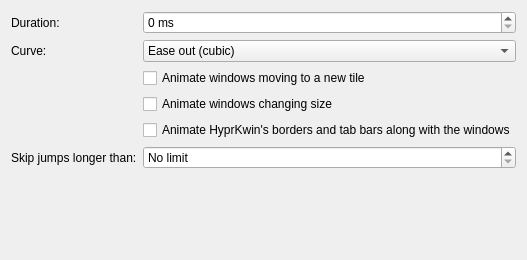
<?xml version="1.0" encoding="UTF-8"?>
<ui version="4.0">
 <class>HyprKwinAnimationsConfig</class>
 <widget class="QWidget" name="HyprKwinAnimationsConfig">
  <property name="geometry">
   <rect><x>0</x><y>0</y><width>480</width><height>260</height></rect>
  </property>
  <layout class="QFormLayout" name="form">
   <item row="0" column="0">
    <widget class="QLabel" name="durationLabel"><property name="text"><string>Duration:</string></property></widget>
   </item>
   <item row="0" column="1">
    <widget class="QSpinBox" name="kcfg_Duration">
     <property name="suffix"><string> ms</string></property>
     <property name="minimum"><number>0</number></property>
     <property name="maximum"><number>2000</number></property>
     <property name="singleStep"><number>10</number></property>
     <property name="toolTip"><string>Hyprland's animations:windows duration, in milliseconds. Plasma's global animation speed is applied on top of this.</string></property>
    </widget>
   </item>
   <item row="1" column="0">
    <widget class="QLabel" name="curveLabel"><property name="text"><string>Curve:</string></property></widget>
   </item>
   <item row="1" column="1">
    <widget class="QComboBox" name="kcfg_Curve">
     <item><property name="text"><string>Ease out (cubic)</string></property></item>
     <item><property name="text"><string>Ease out (quadratic)</string></property></item>
     <item><property name="text"><string>Ease out (exponential)</string></property></item>
     <item><property name="text"><string>Overshoot</string></property></item>
     <item><property name="text"><string>Linear</string></property></item>
    </widget>
   </item>
   <item row="2" column="1">
    <widget class="QCheckBox" name="kcfg_AnimateMove">
     <property name="text"><string>Animate windows moving to a new tile</string></property>
    </widget>
   </item>
   <item row="3" column="1">
    <widget class="QCheckBox" name="kcfg_AnimateResize">
     <property name="text"><string>Animate windows changing size</string></property>
    </widget>
   </item>
   <item row="4" column="1">
    <widget class="QCheckBox" name="kcfg_AnimateOverlays">
     <property name="text"><string>Animate HyprKwin's borders and tab bars along with the windows</string></property>
     <property name="toolTip"><string>Keeps the focus border attached to the window while it moves. Turn off to leave borders snapping instantly.</string></property>
    </widget>
   </item>
   <item row="5" column="0">
    <widget class="QLabel" name="maxDistanceLabel"><property name="text"><string>Skip jumps longer than:</string></property></widget>
   </item>
   <item row="5" column="1">
    <widget class="QSpinBox" name="kcfg_MaxDistance">
     <property name="suffix"><string> px</string></property>
     <property name="specialValueText"><string>No limit</string></property>
     <property name="minimum"><number>0</number></property>
     <property name="maximum"><number>10000</number></property>
     <property name="toolTip"><string>Windows that jump further than this (another monitor, for example) appear in place instead of sliding across the screen.</string></property>
    </widget>
   </item>
  </layout>
 </widget>
 <resources/>
 <connections/>
</ui>
